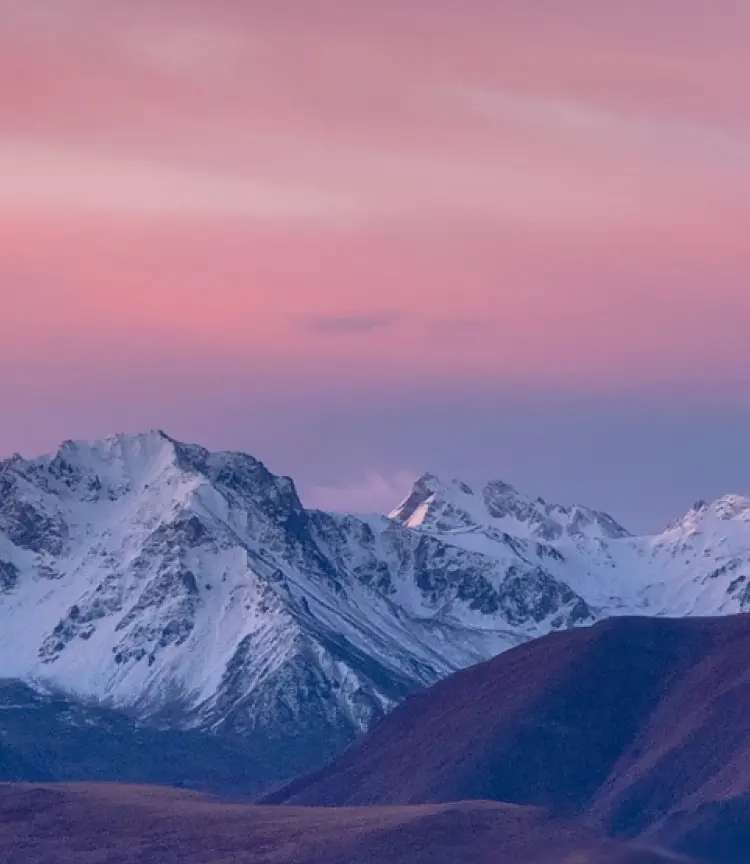
#> input picture mountail.webp, 750 x 864 px
$ python imageinterpolation.py
#> lines starting #> are read from the running program, lines starting #| are printed output that depends on the picture
import cv2
import matplotlib.pyplot as plt

image_path = 'mountail.webp'
gray_img = cv2.imread(image_path, cv2.IMREAD_GRAYSCALE)
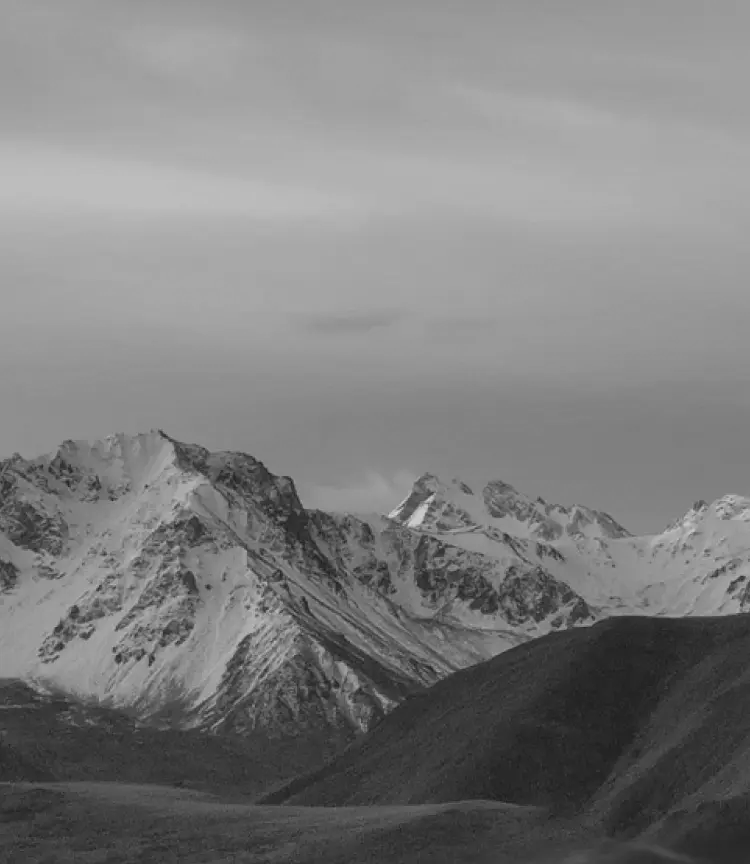
#> gray_img: shape (864, 750); min 29, max 213, mean 126

if gray_img is None:
    raise FileNotFoundError(f"Could not open image at {image_path}")

small_img = cv2.resize(gray_img, (64, 64), interpolation=cv2.INTER_AREA)
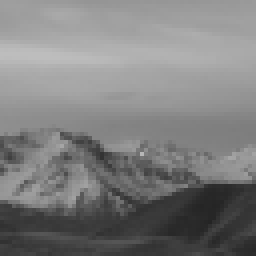
#> small_img: shape (64, 64) (shown 4 times larger); min 36, max 189, mean 126

target_size = (256, 256)

nearest = cv2.resize(small_img, target_size, interpolation=cv2.INTER_NEAREST)
bilinear = cv2.resize(small_img, target_size, interpolation=cv2.INTER_LINEAR)
bicubic = cv2.resize(small_img, target_size, interpolation=cv2.INTER_CUBIC)

plt.figure(figsize=(15, 5))

plt.subplot(1, 3, 1)
plt.imshow(nearest, cmap='gray')
plt.title("Nearest-Neighbor")
plt.axis("off")

plt.subplot(1, 3, 2)
plt.imshow(bilinear, cmap='gray')
plt.title("Bilinear")
plt.axis("off")

plt.subplot(1, 3, 3)
plt.imshow(bicubic, cmap='gray')
plt.title("Bicubic")
plt.axis("off")

plt.tight_layout()
plt.show()
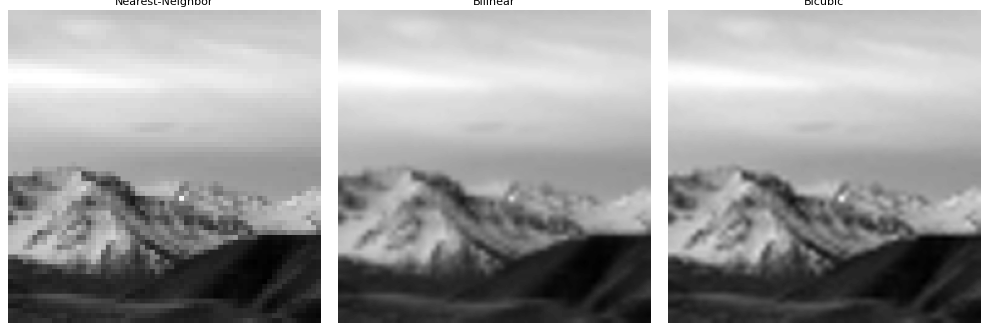
#> figure drawn by matplotlib, 3 panels
